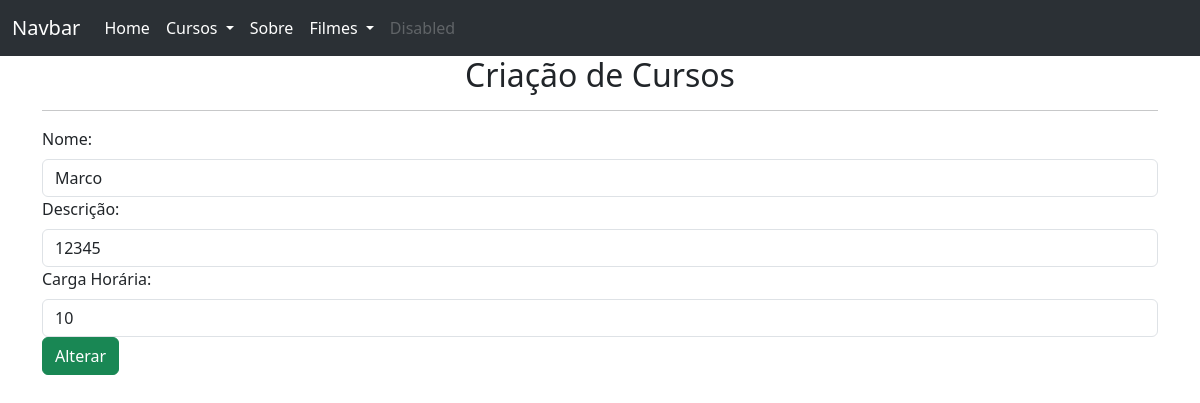
/cursos/alter_cursos/1, run on an earlier commit of the app's database.
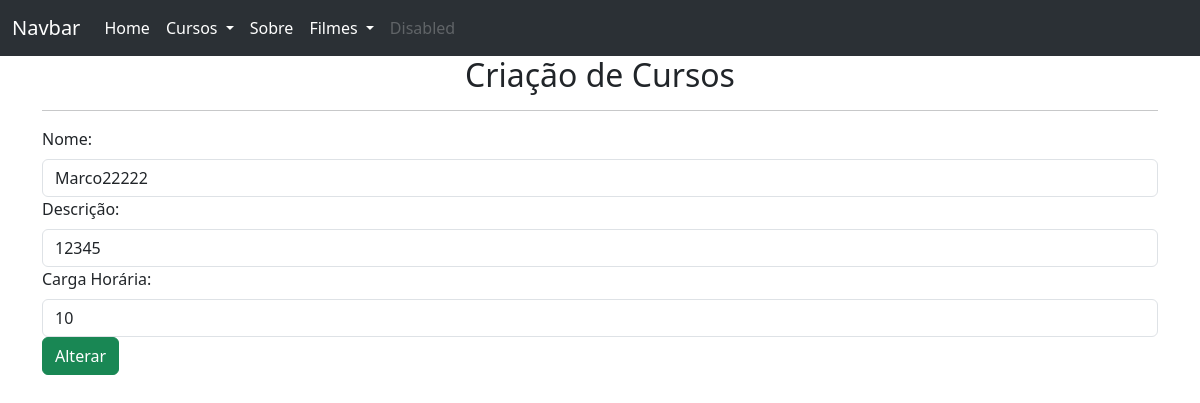
And on a later commit of the database.
### Model/Cursos.py (models this page shows, shortened)
class Curso(db.Model):
    id = db.Column(db.Integer, primary_key=True)
    nome = db.Column(db.String(50))
    descricao = db.Column(db.String(100))
    carga_horaria = db.Column(db.Integer)

### app.py (the view, shortened to what this page needs)
@app.route("/cursos/<propriedade>", methods=["GET","POST"], endpoint="cursos")
@app.route("/cursos/<propriedade>/<int:id>", methods=["GET","POST"], endpoint="cursos")
def cursos(propriedade, id=None):
    if propriedade == "lista_cursos":
        return render_template('lista_cursos.html', cursos=Curso.query.all())
    elif propriedade == "alter_cursos":
        print("Entrou no alter cursos")
        if id is None:
            print("ID veio como None, PROBLEMA")
            flash("Falha ao acessar id","error")
            return redirect(url_for("cursos",propriedade="lista_cursos"))
        else:
            print("Passou o id para alter cursos")
            curso = Curso.query.get(id)
            if curso:
                return render_template("alter_cursos.html",id=curso.id,curso=curso)
            else:
                print("Não achou o ID no banco, PROBLEMA")
                flash("Falha ao acessar id no banco","error")
                return redirect(url_for("cursos",propriedade="lista_cursos"))
    elif propriedade == "delete_cursos":
        pass

### templates/alter_cursos.html
{% extends 'base.html' %}
{% block conteudo %}
<h2>Criação de Cursos</h2>
<hr>
<form action="{{url_for('cursos',propriedade='alter_cursos', id=curso.id)}}" method="POST" class="form-group">
    <div>
        <label for="nome" class="form-label">Nome:</label>
        <input type="text" class="form-control" name="nome" id="nome" value="{{curso.nome}}" minlength="3" maxlength="50" required>
    </div>
    <div>
        <label for="descricao" class="form-label">Descrição:</label>
        <input type="text" class="form-control" name="descricao" id="descricao" value="{{curso.descricao}}" minlength="5" maxlength="100" required>
    </div>
    <div>
        <label for="carga_horaria" class="form-label">Carga Horária:</label>
        <input type="number" class="form-control" name="carga_horaria" id="carga_horaria" value="{{curso.carga_horaria}}"  min="0" max="1000" required>
    </div>
    <button class="btn btn-success">Alterar</button>
</form>
{% endblock conteudo %}

What changed in the data, as far as the page shows it:
changed Curso: nome "Marco" → "Marco22222"
